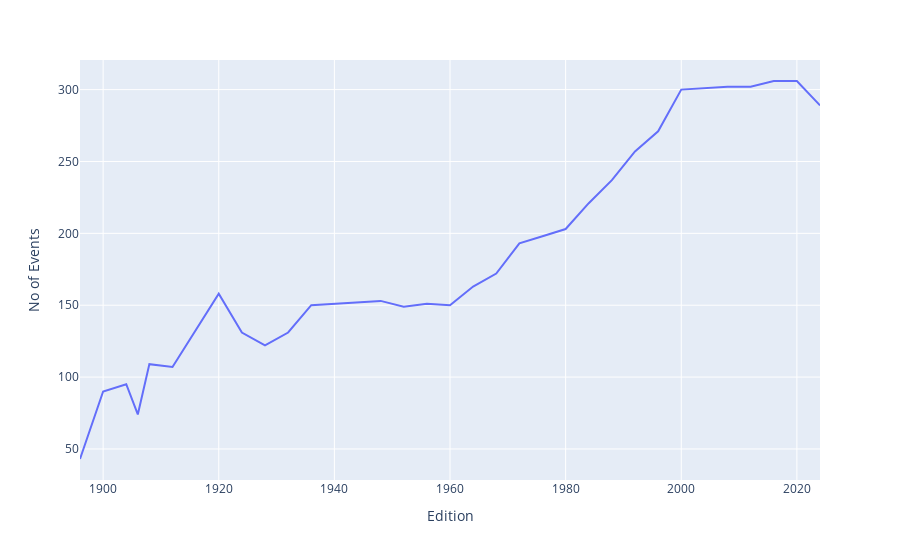

Notebook code cell kept with this figure:
### Code cell
Event_over_time = Event_over_time.groupby('Edition')['No of Events'].sum().reset_index()
fig = px.line(Event_over_time, x='Edition', y='No of Events')
fig.show()

### Figure 1 — Plotly figure (JSON) as saved in the notebook; plotly's stock layout.template omitted (floating-point values rounded to 4 significant figures)
{"data": [{"hovertemplate": "Edition=%{x}<br>No of Events=%{y}<extra></extra>", "legendgroup": "", "line": {"color": "#636efa", "dash": "solid"}, "marker": {"symbol": "circle"}, "mode": "lines", "name": "", "orientation": "v", "showlegend": false, "type": "scatter", "x": [1896, 1900, 1904, 1906, 1908, 1912, 1920, 1924, 1928, 1932, 1936, 1948, 1952, 1956, 1960, 1964, 1968, 1972, 1976, 1980, 1984, 1988, 1992, 1996, 2000, 2004, 2008, 2012, 2016, 2020, 2024], "xaxis": "x", "y": [43, 90, 95, 74, 109, 107, 158, 131, 122, 131, 150, 153, 149, 151, 150, 163, 172, 193, 198, 203, 221, 237, 257, 271, 300, 301, 302, 302, 306, 306, 289], "yaxis": "y"}], "layout": {"legend": {"tracegroupgap": 0}, "margin": {"t": 60}, "xaxis": {"anchor": "y", "domain": [0, 1], "title": {"text": "Edition"}}, "yaxis": {"anchor": "x", "domain": [0, 1], "title": {"text": "No of Events"}}}}
